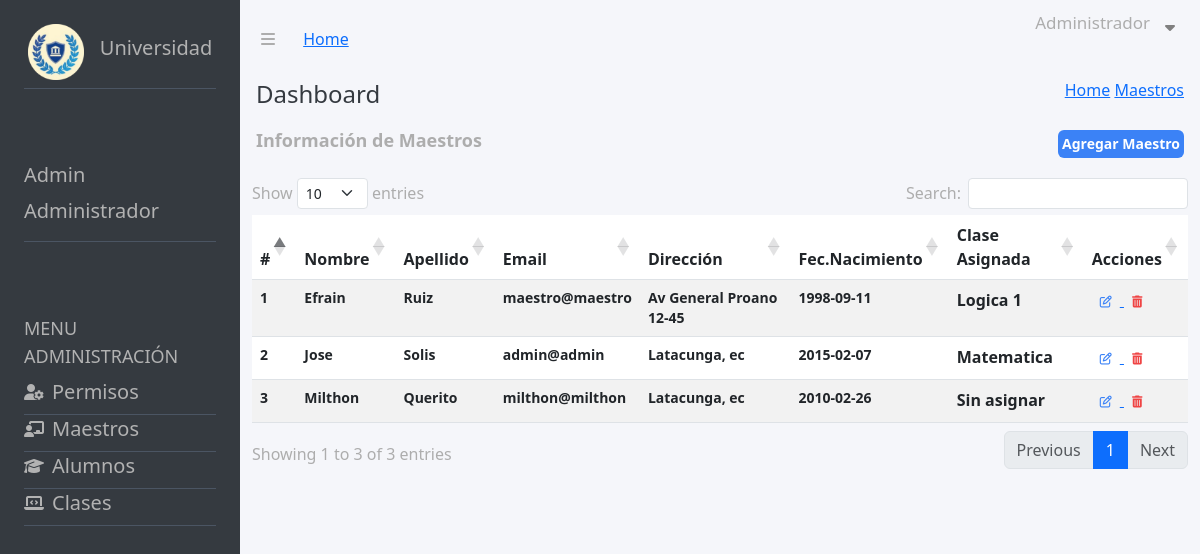
Page /views_Admin/maestro_crud.php on the committed database.
### tables this page shows
CREATE TABLE IF NOT EXISTS `usuarios_datos` (
  `id_ud` int NOT NULL AUTO_INCREMENT,
  `DNI` varchar(20) DEFAULT NULL,
  `Nombre` varchar(100) DEFAULT NULL,
  `Apellido` varchar(100) DEFAULT NULL,
  `Correo` varchar(150) DEFAULT NULL,
  `Contra` varchar(250) DEFAULT NULL,
  `Direccion` varchar(200) DEFAULT NULL,
  `Fecha_Nacimiento` date DEFAULT NULL,
  `Estado` varchar(20) DEFAULT NULL,
  `rol_id` int DEFAULT NULL,
  `materia_id` int DEFAULT NULL,
  PRIMARY KEY (`id_ud`),
  KEY `rol_id` (`rol_id`),
  KEY `fk_materia` (`materia_id`)
);

CREATE TABLE IF NOT EXISTS `materias` (
  `id_materia` int NOT NULL AUTO_INCREMENT,
  `nombre_materia` varchar(100) DEFAULT NULL,
  `nombre_maestro` varchar(100) DEFAULT NULL,
  PRIMARY KEY (`id_materia`)
);

### views_Admin/maestro_crud.php (the view, shortened to what this page needs)
<!DOCTYPE html>
<html lang="es">
<head>
    <link rel="stylesheet" href="https://cdnjs.cloudflare.com/ajax/libs/font-awesome/6.4.0/css/all.min.css" />
    <link href="/dist/output.css" rel="stylesheet">
    <link rel="stylesheet" href="https://cdnjs.cloudflare.com/ajax/libs/twitter-bootstrap/5.3.0/css/bootstrap.min.css">
    <link rel="stylesheet" href="https://cdn.datatables.net/1.13.6/css/dataTables.bootstrap5.min.css">
    <link rel="stylesheet" href="/css/style.css">
</head>
<body>
    <main class="flex flex-col md:flex-row h-screen w-full ">
        <section class="flex flex-col w-full md:w-1/5 bg-[#353A40] text-[#B2B2B2]">
            <div class=" p-4 mb-4">
                <div class="flex justify-center items-center border-b border-gray-600 pb-2">
                    <img src="/img/circlelogo.png" alt="Logo" class="w-14 h-14 mr-4">
                    <h2 class="text-xl">Universidad</h2>
                </div>
            </div>
            <div class="p-4 mb-4">
                <div class="flex flex-col border-b border-gray-600 pb-2">
                    <h2 class="text-xl">Admin</h2>
                    <h2 class="text-xl">Administrador</h2>
                </div>
            </div>
            <div class="p-4 mb-4 flex flex-col ">
                <h2 class="text-lg">MENU ADMINISTRACIÓN</h2>
                <div class="flex flex-row items-center border-b border-gray-600 pb-2 cursor-pointer hover:bg-gray-100">
                    <span class="cursor-pointer"><i class="fa-solid fa-user-gear mr-2"></i></span>
                    <form action="/views_Admin/permiso_crud.php" method="post">
                        <button type="submit" class="text-xl">Permisos</button>
                    </form>
                </div>
                <div class="flex flex-row items-center border-b border-gray-600 pb-2 cursor-pointer hover:bg-gray-100">
                    <span class="cursor-pointer"><i class="fa-solid fa-chalkboard-user mr-2"></i></span>
                    <form action="/views_Admin/maestro_crud.php" method="post">
                        <button class="text-xl">Maestros</button>
                    </form>
                </div>
                <div class="flex flex-row items-center border-b border-gray-600 pb-2 cursor-pointer hover:bg-gray-100">
                    <span class="cursor-pointer"><i class="fa-solid fa-graduation-cap mr-2"></i></span>
                    <form action="/views_Admin/alumno_crud.php" method="post">
                        <button class="text-xl">Alumnos</button>
                    </form>
                </div>
                <div class="flex flex-row items-center border-b border-gray-600 pb-2 cursor-pointer hover:bg-gray-100">
                    <span class="cursor-pointer"><i class="fa-solid fa-laptop-code mr-2"></i></span>
                    <form action="/views_Admin/clases_crud.php" method="post">
                        <button class="text-xl">Clases</button>
                    </form>
                </div>
            </div>
        </section>
        <section class="w-full md:w-4/5 h-auto bg-[#F5F6FA] text-[#ADADAD] ">
            <nav>
                <div id="isologotipo" class="">
                    <span class="pl-4 pr-4 mr-2 cursor-pointer"><i class="fa-solid fa-bars"></i></span>
                    <a href="/views_Admin/admin.php">Home</a>
                </div>
                <ul>
                    <div id="toggleContainer">
                        <p>Administrador</p>
                        <div id="toggleIcons">
                            <i class="fa-solid fa-sort-down"></i>
                        </div>
                    </div>
                </ul>
            </nav>
            <div class="pl-4  w-full h-auto flex ">
                <div class="pr-4flex-grow flex items-center">
                    <button class="text-[#353A40] text-2xl cursor-pointer">Dashboard</button>
                </div>
                <div class="pl-4 pr-4 ml-auto">
                    <a href="/views_Admin/admin.php" class="underline hover:no-underline">Home</a>
                    <a href="/views_Admin/maestro_crud.php" class="underline hover:no-underline">Maestros</a>
                </div>
            </div>
            <div class="p-3 flex justify-between items-center">
                <h2 class="text-lg font-semibold">Información de Maestros</h2>
                <a href="/views_Admin/register_Maestros.php?id=">
                    <button class="bg-blue-500 hover:bg-blue-700 text-white font-bold text-sm py-1 px-1 rounded">
                        Agregar Maestro
                    </button>
                </a>
            </div>
            <div class="container">
                <div class="table-responsive">
                    <table id="example" class="table table-striped">
                        <thead>
                            <tr>
                                <th class="py-2">#</th>
                                <th class="py-2">Nombre</th>
                                <th class="py-2">Apellido</th>
                                <th class="py-2">Email</th>
                                <th class="py-2">Dirección</th>
                                <th class="py-2">Fec.Nacimiento</th>
                                <th class="py-2">Clase Asignada</th>
                                <th class="py-2">Acciones</th>
                            </tr>
                        </thead>
                        <tbody>
                            <?php
                            require_once($_SERVER["DOCUMENT_ROOT"] . "/handle_db/connection.php");
                            $query = "SELECT usuarios_datos.*, roles.nombre_rol, materias.nombre_materia
                            FROM usuarios_datos
                            LEFT JOIN roles ON usuarios_datos.rol_id = roles.id_rol
                            LEFT JOIN materias ON usuarios_datos.materia_id = materias.id_materia
                            WHERE usuarios_datos.rol_id = 2";
                            $stmt = $pdo->query($query);
                            if ($stmt) {
                                $rowNumber = 1;
                                while ($row = $stmt->fetch(PDO::FETCH_ASSOC)) {
                                    $materiaNombre = ($row["nombre_materia"]) ? $row["nombre_materia"] : "Sin asignar";
                            ?>
                                    <tr>
                                        <th class="text-sm text-gray-500">
                                            <?= $rowNumber ?>
                                        </th>
                                        <th class="text-sm text-gray-500">
                                            <?= $row["Nombre"] ?>
                                        </th>
                                        <th class="text-sm text-gray-500">
                                            <?= $row["Apellido"] ?>
                                        </th>
                                        <th class="text-sm text-gray-500">
                                            <?= $row["Correo"] ?>
                                        </th>
                                        <th class="text-sm text-gray-500">
                                            <?= $row["Direccion"] ?>
                                        </th>
                                        <th class="text-sm text-gray-500">
                                            <?= $row["Fecha_Nacimiento"] ?>
                                        </th>
                                        <th>
                                            <?= $materiaNombre ?>
                                        </th>
                                        <th>
                                            <a href="/views_Admin/edit_Maestros.php?id=<?= $row['id_ud'] ?>">
                                                <button class="text-gray-600 font-bold py-1 px-2 rounded text-xs">
                                                    <i class="far fa-pen-to-square text-blue-500 hover:text-blue-600"></i>
                                                </button>
                                            </a>
                                            <a href="../handle_db/delete_maestros.php?id=<?= $row['id_ud'] ?>">
                                                <button class="text-gray-600 font-bold py-1 px-2 rounded text-xs">
                                                    <i class="fa-solid fa-trash-can text-red-500 hover:text-red-600"></i>
                                                </button>
                                            </a>
                                        </th>
                                    </tr>
                            <?php
                                    $rowNumber++;
                                }
                            } else {
                                echo "Error en la consulta.";
                            }
                            ?>
                        </tbody>
                    </table>
                </div>
            </div>
        </section>
    </main>
</body>
</html>

### css/style.css (style rules this page uses)
nav { display: flex; justify-content: space-between; align-items: center; padding-left: 5px; padding-right: 5px; }
#toggleContainer { display: flex; align-items: center; padding: 10px; gap: 5px; }
#toggleContainer p { font-size: 17px; }
#toggleIcons { display: flex; justify-content: center; text-align: center; flex-direction: column; align-items: center; }
#toggleIcons i { color: gray; width: 30px; height: 30px; }

### rows in the picture
usuarios_datos: Nombre "Efrain", Apellido "Ruiz", Correo "maestro@maestro", Direccion "Av General Proano 12-45", Fecha_Nacimiento "1998-09-11", materia.nombre_materia "Logica 1"
usuarios_datos: Nombre "Jose", Apellido "Solis", Correo "admin@admin", Direccion "Latacunga, ec", Fecha_Nacimiento "2015-02-07", materia.nombre_materia "Matematica"
usuarios_datos: Nombre "Milthon", Apellido "Querito", Correo "milthon@milthon", Direccion "Latacunga, ec", Fecha_Nacimiento "2010-02-26", materiaNombre "Sin asignar"
